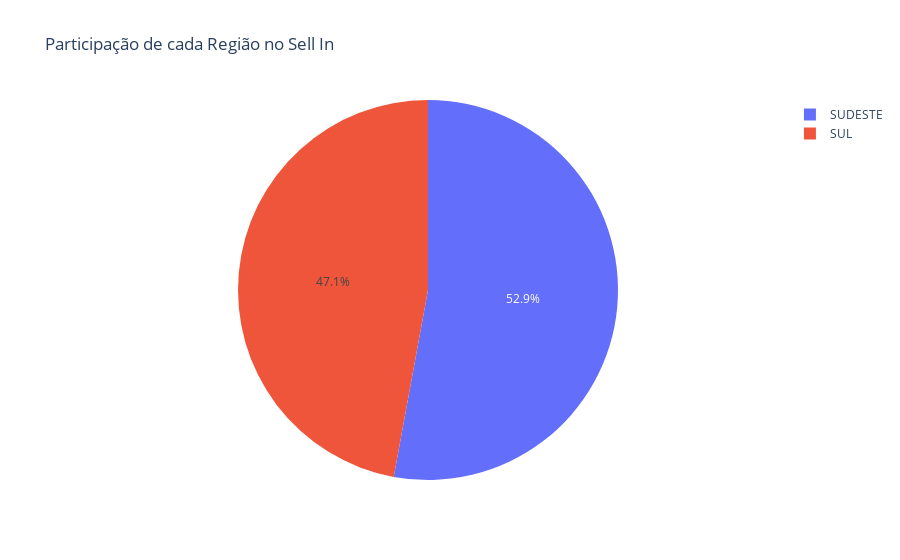

Notebook cell for this chart:
### Code cell
# 4.4 — Participação por Região
by_region = sell_in.groupby('Regiao')['Valor_Total'].sum().reset_index()
fig = px.pie(by_region, names='Regiao', values='Valor_Total',
             title='Participação de cada Região no Sell In')
fig.show()

### Figure 1 — Plotly figure (JSON) as saved in the notebook; plotly's stock layout.template omitted (floating-point values rounded to 4 significant figures)
{"data": [{"domain": {"x": [0, 1], "y": [0, 1]}, "hovertemplate": "Regiao=%{label}<br>Valor_Total=%{value}<extra></extra>", "labels": ["SUDESTE", "SUL"], "legendgroup": "", "name": "", "showlegend": true, "type": "pie", "values": [56340000.0, 50180000.0]}], "layout": {"legend": {"tracegroupgap": 0}, "title": {"text": "Participação de cada Região no Sell In"}}}
